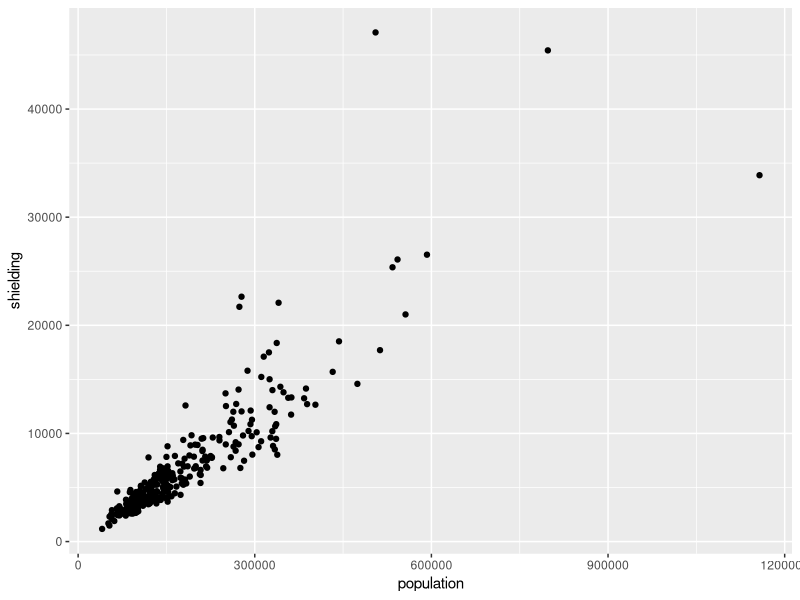
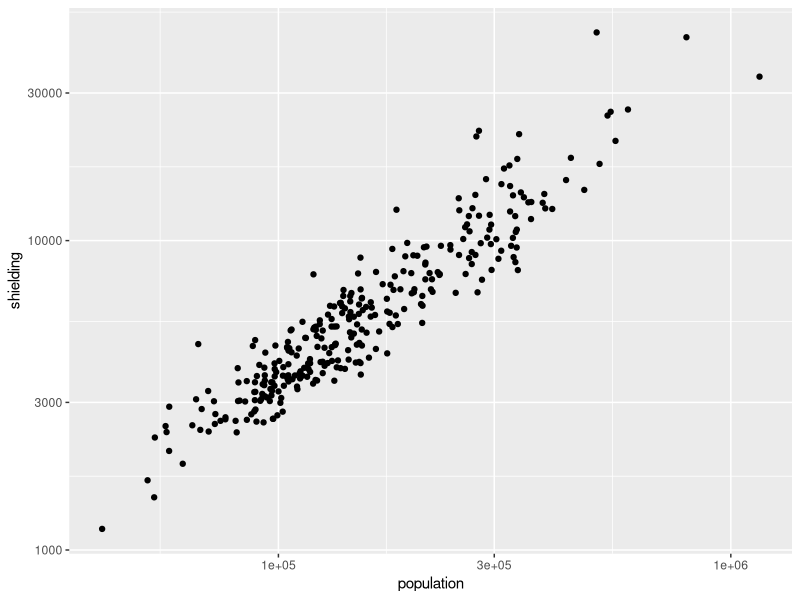
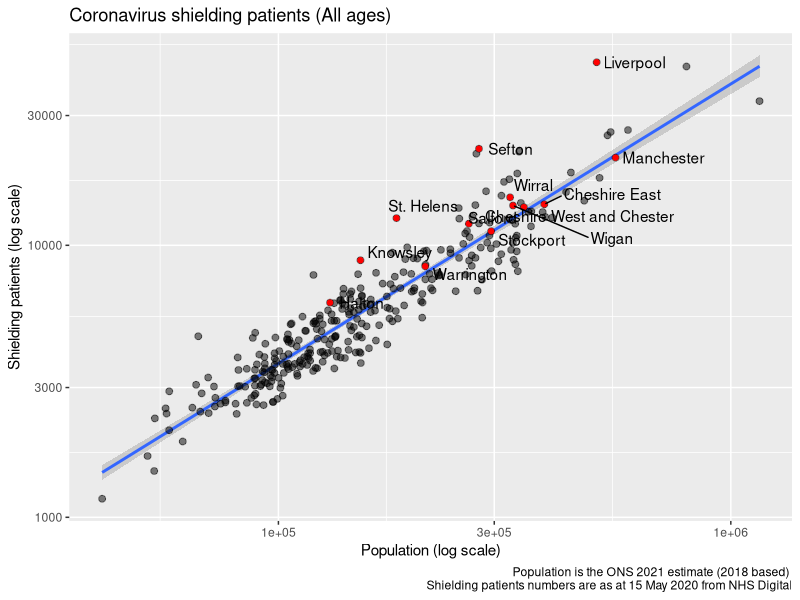
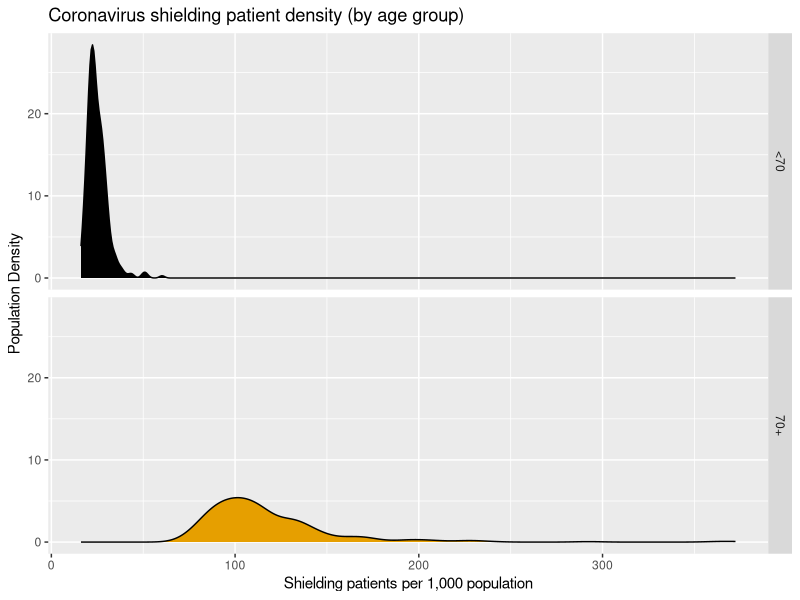
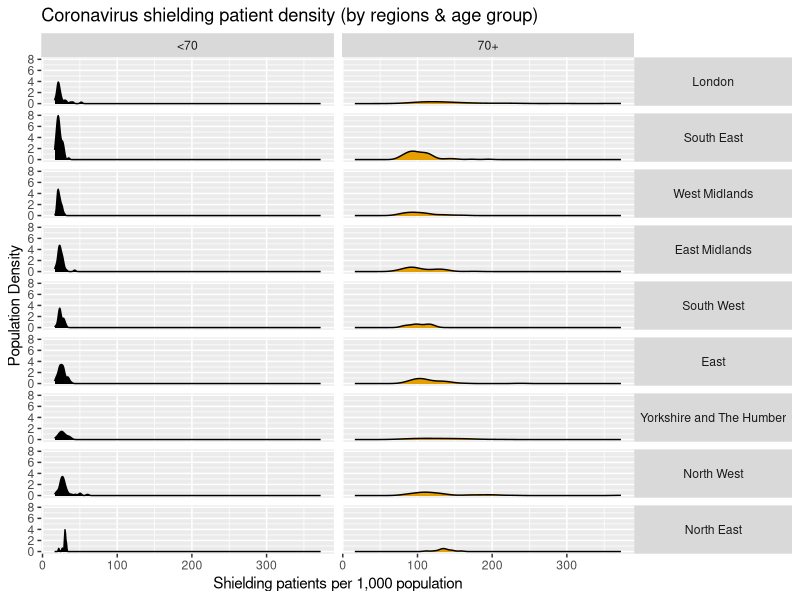
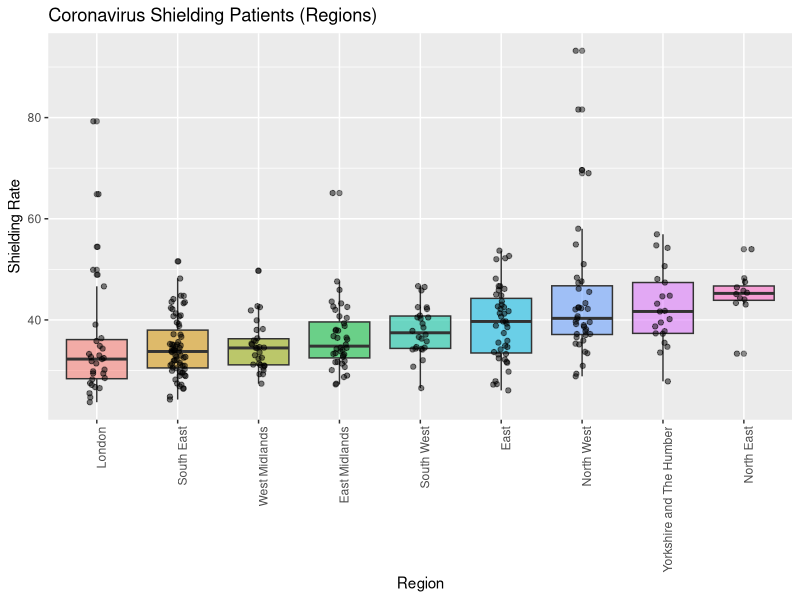

These figures' R source, in order:
## ---- chunk 1

library(ggrepel)
library(ggthemes)
library(grid)
library(gridExtra)
library(tidyverse)

# Importing the datasets from csv files
SPL_2020_05_15 <- read_csv("data/SPL-2020-05-15.csv")
X2018PopAll <- read_csv("data/2018PopAll.csv")
lasregionew2019 <- read_csv("data/lasregionew2019.csv")

## ---- chunk 2
# manipulating the data

# creating a vector containing age groups to classify together so SPL and Population data can be brought into one data frame
age_cat <- c("0-4", "5-9", "10-14", "15-19", "20-24", "25-29", "30-34", "35-39", "40-44", "45-49", "50-54", "55-59", "60-64", "65-69")

population_2021 <-
  X2018PopAll %>%
  mutate('AGE GROUP' = ifelse(`AGE GROUP` %in% age_cat,"<70",ifelse(`AGE GROUP` == "All ages", "All", "70+"))) %>%
  group_by(AREA, `AGE GROUP`) %>%
  summarise(population = sum(`2021`)) %>%
  ungroup()

shielding_data <-
  SPL_2020_05_15 %>%
  filter(`Breakdown Field` != "Gender") %>%
  mutate(`Breakdown Value` = ifelse(`Breakdown Value` == "ALL", "All", ifelse(`Breakdown Value` == "70+", "70+", "<70"))) %>%
  group_by(`LA Name`, `Breakdown Value`) %>%
  summarise(shielding = sum(`Patient Count`)) %>%
  ungroup()

# bringing the data sets together
combined_data <-
  left_join(population_2021, shielding_data, by = c("AREA" = "LA Name", "AGE GROUP" = "Breakdown Value")) %>%
  left_join(lasregionew2019, by = c("AREA" = "LA name")) %>%
  mutate(shielding_rate = shielding / population * 1000) %>%
  drop_na() %>%
  rename("area" = "AREA", "age" = "AGE GROUP", "region" = "Region name") %>%
  select(area, region, age, population, shielding, shielding_rate)

combined_data %>% filter(area == "Warrington") %>% head()
## ---- chunk 3
# Define a group so we can highlight Warrinton and others  
local_comparators <- c("Warrington",
                 "Liverpool",
                 "Wigan",
                 "St. Helens",
                 "Cheshire West and Chester",
                 "Cheshire East",
                 "Wirral",
                 "Knowsley",
                 "Sefton",
                 "Halton",
                 "Stockport",
                 "Salford",
                 "Manchester")
local_comparators
## ---- chunk 4
combined_data %>%
  filter(age == "All") %>%
  summarise(total_population = sum(population), total_shielding = sum(shielding), shielding_percentage = total_shielding / total_population *100)
## ---- chunk 5
combined_data %>%
  filter(age != "All") %>%
  group_by(age) %>%
  summarise(total_population = sum(population), total_shielding = sum(shielding), shielding_percentage = total_shielding / total_population *100)
## ---- chunk 6
combined_data %>%
  filter(age == "All") %>%
  ggplot(aes(population, shielding)) +
  geom_point()
## ---- chunk 7
combined_data %>%
  filter(age == "All") %>%
  ggplot(aes(population, shielding)) +
  geom_point() +
  scale_x_continuous(trans = "log10") +
  scale_y_continuous(trans = "log10")


## ---- chunk 8
# Overall population vs shielding
highlight_df <-
  combined_data %>%
  filter(area %in% local_comparators, age == "All")

scatter_plot_psall <-
  combined_data %>%
  filter(age == "All") %>%
  ggplot(aes(population, shielding)) +
  geom_smooth(method="lm") +
  geom_point(size = 2, alpha = 0.5) +
  geom_point(data = highlight_df, color = "red", alpha = 1) +
  geom_text_repel(data = highlight_df,aes(label = area), nudge_x = 0.07) +
  scale_x_continuous(trans = "log10") +
  scale_y_continuous(trans = "log10") +
  xlab("Population (log scale)") +
  ylab("Shielding patients (log scale)") +
  ggtitle("Coronavirus shielding patients (All ages)") +
  scale_color_colorblind() +
  labs(caption = "Population is the ONS 2021 estimate (2018 based) \n Shielding patients numbers are as at 15 May 2020 from NHS Digital")

scatter_plot_psall
## ---- chunk 9
# Comparing age groups, with density shown

density_plot_srage <- 
  combined_data %>%
  filter(age != "All") %>%
  ggplot(aes(shielding_rate, y = ..count.., fill = age)) +
  geom_density() +
  xlab("Shielding patients per 1,000 population") +
  ylab("Population Density") +
  ggtitle("Coronavirus shielding patient density (by age group)") +
  theme(legend.position = "none") +
  facet_grid(age~.) +
  scale_color_colorblind() +
  scale_fill_colorblind(name = "Key")

density_plot_srage
## ---- chunk 10
# Comparing age groups, with density shown

density_plot_srage <- 
  combined_data %>%
  mutate(region = reorder(region, shielding_rate, FUN = median)) %>%
  filter(age != "All") %>%
  ggplot(aes(shielding_rate, y = ..count.., fill = age)) +
  geom_density() +
  xlab("Shielding patients per 1,000 population") +
  ylab("Population Density") +
  ggtitle("Coronavirus shielding patient density (by regions & age group)") +
  theme(legend.position = "none") +
  facet_grid(region~age) +
  theme(strip.text.y = element_text(angle = 0)) +
  scale_color_colorblind() +
  scale_fill_colorblind(name = "Key")

density_plot_srage
## ---- chunk 11
box_plot_reg <- 
  combined_data %>%
  filter(age == 'All') %>%
  mutate(region = reorder(region, shielding_rate, FUN = median)) %>%
  ggplot(aes(region, shielding_rate, fill = region, alpha = 0.2)) +
  geom_boxplot() +
  geom_jitter(width = 0.1, alpha = 0.5) +
  xlab("Region") +
  ylab("Shielding Rate") +
  ggtitle("Coronavirus Shielding Patients (Regions)") +
  guides(alpha = "none") +
  theme(legend.position = "none") +
  theme(axis.text.x = element_text(angle = 90, hjust = 1))

box_plot_reg
## ---- chunk 12
combined_data %>% 
  filter(age == "All", region == "North West") %>%
  arrange(desc(shielding_rate))
## ---- chunk 13
combined_data %>% 
  filter(age == "70+", region == "North West") %>%
  arrange(desc(shielding_rate))
## ---- chunk 14
combined_data %>% 
  filter(age == "<70", region == "North West") %>%
  arrange(desc(shielding_rate))
